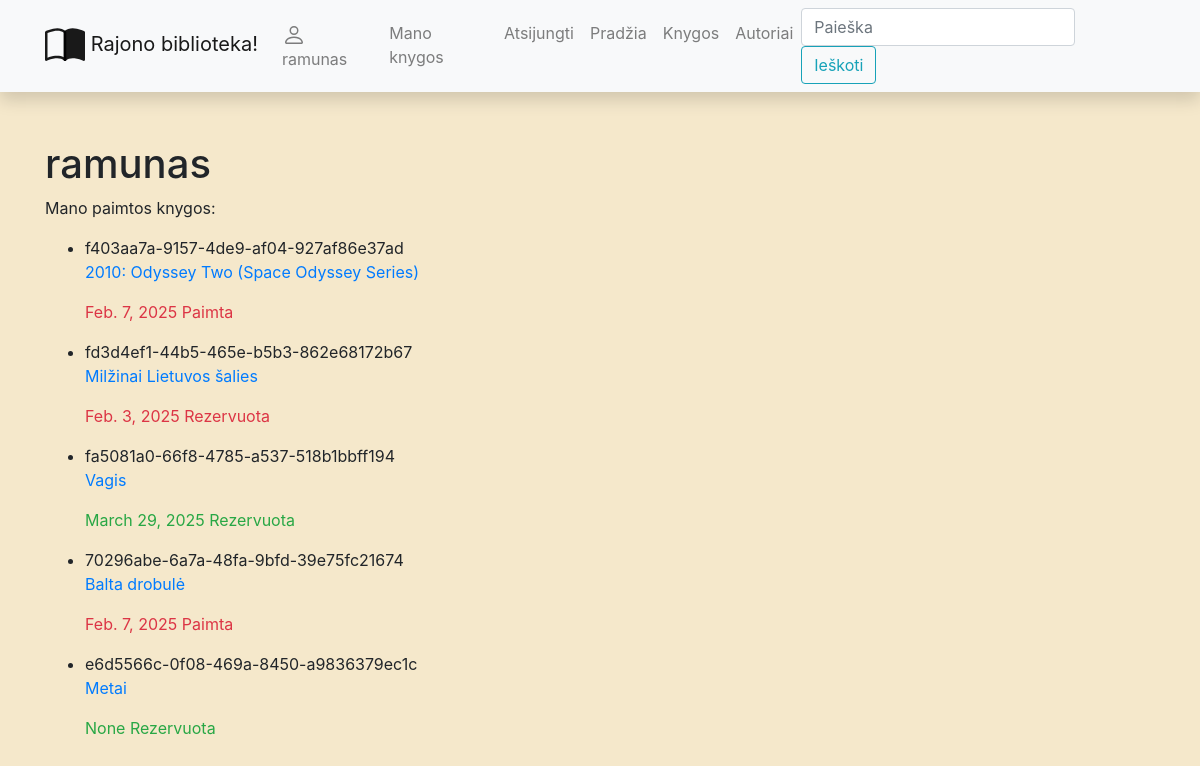
Screenshot of /library/mybooks/ (signed in) with the database file from the repository.
### library/models.py (models this page shows, shortened)
class BookInstance(models.Model):
    id = models.UUIDField(primary_key=True, default=uuid.uuid4)
    due_back = models.DateField('Bus prieinama', null=True, blank=True)  # blank - dirba su Django forms
    book = models.ForeignKey(Book, on_delete=models.CASCADE)
    reader = models.ForeignKey(User, on_delete=models.SET_NULL, null=True, blank=True)
    LOAN_STATUS = (
        ('a', 'Administruojamas'),
        ('p', 'Paimta'),
        ('g', 'Galima paimti'),
        ('r', 'Rezervuota')
    )
    status = models.CharField('Statusas',
                              max_length=1,
                              choices=LOAN_STATUS,
                              default='a',
                              blank=True,
                              help_text='Knygos egzemplioriaus statusas')
    @property
    def is_overdue(self):
        if self.due_back and date.today() > self.due_back:
            return True  # pradelsta
        else:
            return False

class Book(models.Model):
    title = models.CharField('Pavadinimas', max_length=100)
    summary = models.TextField('Aprašymas', max_length=1300)
    isbn = models.CharField('ISBN', max_length=13)
    author = models.ForeignKey(Author, on_delete=models.SET_NULL, null=True)
    genres = models.ManyToManyField(Genre, blank=True)
    cover = models.ImageField('Viršelis', upload_to='covers', null=True, blank=True)
    def __str__(self):
        return f"{self.title}"

### library/views.py (the view)
# urls.py: path('mybooks/', views.LoanedBooksByUserListView.as_view(), name='my-books'),
class LoanedBooksByUserListView(LoginRequiredMixin, generic.ListView):
    model = BookInstance
    context_object_name = 'bookinstance_list'
    template_name = 'user_books.html'
    def get_queryset(self):
        return BookInstance.objects.filter(reader=self.request.user)

### library/templates/user_books.html
{% extends 'base.html' %}
{% block content %}
<h1>{{ user }}</h1>
<p>Mano paimtos knygos:</p>
{% if bookinstance_list %}
<ul>
    {% for bookinstance in bookinstance_list %}
        <li>
            {{ bookinstance.id }}
            <p><a href="{% url 'book-one' bookinstance.book.id %}">{{ bookinstance.book }}</a></p>
            <p class="{% if bookinstance.is_overdue %}text-danger">
            {% else %}text-success">
            {% endif %} {{ bookinstance.due_back }} {{ bookinstance.get_status_display }}</p>
        </li>
    {% endfor %}
</ul>
{% else %}
<p>Jūs neturite paėmęs knygų</p>
{% endif %}
{% endblock %}

### library/templates/base.html (shortened to what this page needs)
<!DOCTYPE html>
<html lang="en">
  <head>
    <link
      rel="stylesheet"
      href="https://stackpath.bootstrapcdn.com/bootstrap/4.1.3/css/bootstrap.min.css"
    />
    <link
      rel="stylesheet"
      href="https://cdnjs.cloudflare.com/ajax/libs/font-awesome/4.7.0/css/font-awesome.min.css"
    />
    {% load static %}
    <link rel="stylesheet" href="{% static 'css/styles.css' %}" />
  </head>
  <body>
    <nav
      class="navbar navbar-expand-lg navbar-light bg-light static-top mb-5 shadow"
    >
      <div class="container">
        <a class="navbar-brand" href="{% url 'index_nm' %}">
          Rajono biblioteka!</a
        >
        <div class="collapse navbar-collapse" id="navbarResponsive">
          <ul class="navbar-nav ml-auto">
          {% if user.is_authenticated %}
            <li class="nav-item">
              <a class="nav-link" href="{% url 'user-profile' %}">
                 {{ user.username }}</a>
            </li>
            <li class="nav-item">
              <a class="nav-link" href="{% url 'my-books' %}">Mano knygos</a>
            </li>
            <li class="nav-item">
              <a class="nav-link" href="{% url 'logout' %}">Atsijungti</a>
            </li>
          {% endif %}
            <li class="nav-item">
              <a class="nav-link" href="{% url 'index_nm' %}">Pradžia</a>
            </li>
            <li class="nav-item">
              <a class="nav-link" href="{% url 'books-all' %}">Knygos</a>
            </li>
            <li class="nav-item">
              <a class="nav-link" href="{% url 'authors-all' %}">Autoriai</a>
            </li>
          </ul>
          <form
            class="form-inline my-2 my-lg-0"
            action="{% url 'search_nm' %}"
            method="get"
          >
            <input
              class="form-control mr-sm-2"
              type="search"
              placeholder="Paieška"
              aria-label="Search"
              name="search_text"
            />
            <button class="btn btn-outline-info my-2 my-sm-0" type="submit">
              Ieškoti
            </button>
          </form>
        </div>
      </div>
    </nav>
    <div class="container">{% block content %}{% endblock %}</div>
  </body>
</html>

### library/static/css/styles.css (style rules this page uses)
body { background-color: #f5e8cb; }

### rows the page displays
BookInstance: id "f403aa7a-9157-4de9-af04-927af86e37ad", book "2010: Odyssey Two (Space Odyssey Series)", due_back "Feb. 7, 2025", status "Paimta"
BookInstance: id "fd3d4ef1-44b5-465e-b5b3-862e68172b67", book "Milžinai Lietuvos šalies", due_back "Feb. 3, 2025", status "Rezervuota"
BookInstance: id "fa5081a0-66f8-4785-a537-518b1bbff194", book "Vagis", due_back "March 29, 2025", status "Rezervuota"
BookInstance: id "70296abe-6a7a-48fa-9bfd-39e75fc21674", book "Balta drobulė", due_back "Feb. 7, 2025", status "Paimta"
BookInstance: id "e6d5566c-0f08-469a-8450-a9836379ec1c", book "Metai", due_back "None", status "Rezervuota"

### other values shown
{{ user.username }} "ramunas"
{{ user }} "ramunas"
